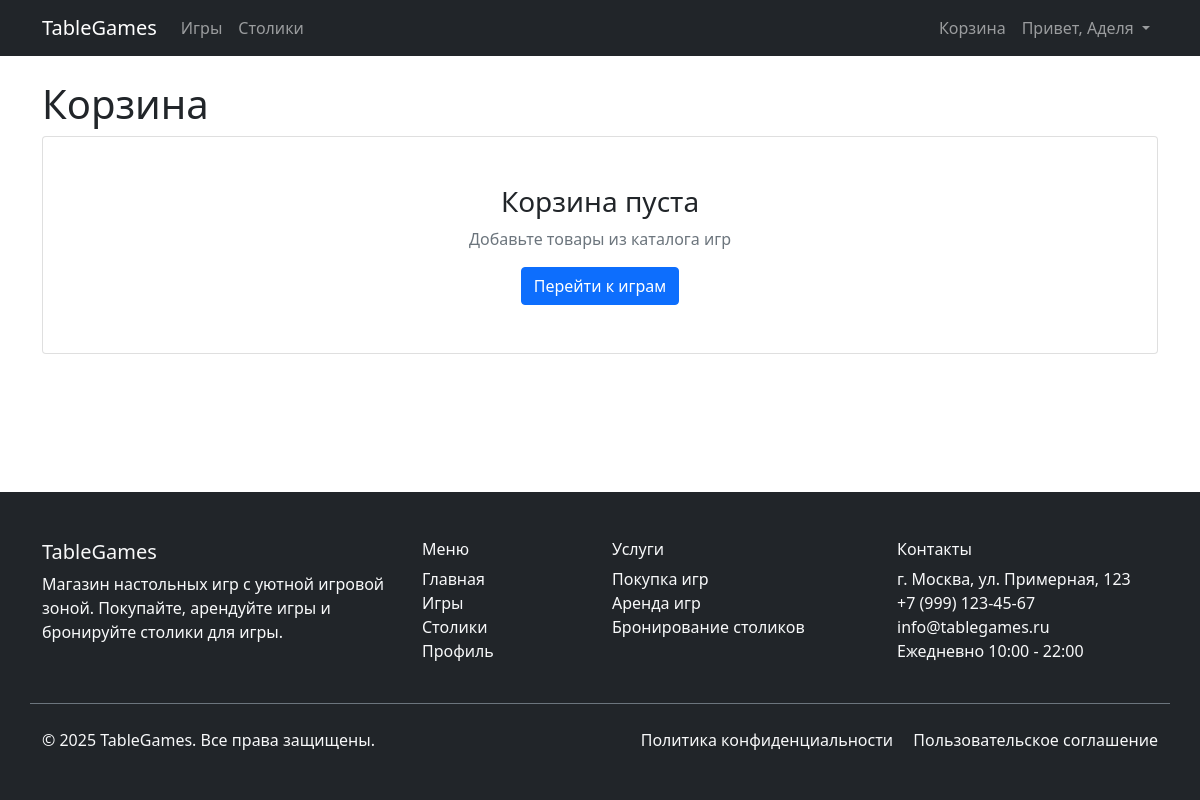
The app's page /cart/ (signed in), older data.
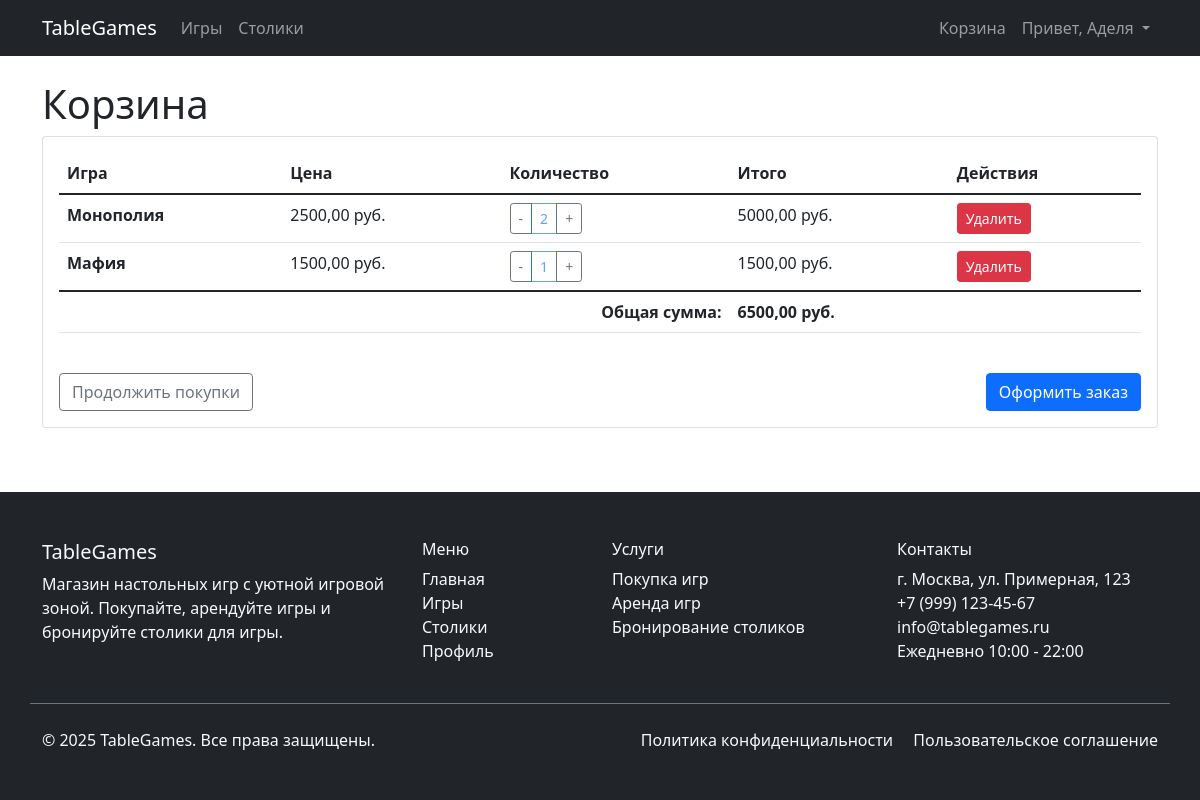
The same page, newer data.
### tablegames/models.py (models this page shows, shortened)
class CartItem(models.Model):
    cart = models.ForeignKey(Cart, on_delete=models.CASCADE, related_name='items', verbose_name='Корзина')
    game = models.ForeignKey(Game, on_delete=models.CASCADE, verbose_name='Игра')
    quantity = models.PositiveIntegerField(default=1, verbose_name='Количество')
    added_at = models.DateTimeField(auto_now_add=True)
    class Meta:
        verbose_name = 'Элемент корзины'
        verbose_name_plural = 'Элементы корзины'
        unique_together = ['cart', 'game']
    @property
    def total_price(self):
        return self.game.price * self.quantity

class Game(models.Model):
    GAME_CATEGORIES = [
        ('strategy', 'Стратегические'),
        ('family', 'Семейные'),
        ('party', 'Для вечеринок'),
        ('cooperative', 'Кооперативные'),
        ('card', 'Карточные'),
        ('rpg', 'Ролевые'),
    ]
    name = models.CharField(max_length=200, verbose_name='Название игры')
    description = models.TextField(verbose_name='Описание')
    category = models.CharField(max_length=20, choices=GAME_CATEGORIES, verbose_name='Категория')
    price = models.DecimalField(max_digits=10, decimal_places=2, verbose_name='Цена покупки')
    rental_price_per_day = models.DecimalField(max_digits=8, decimal_places=2, verbose_name='Цена аренды за день')
    min_players = models.PositiveIntegerField(validators=[MinValueValidator(1)],
                                              verbose_name='Минимальное количество игроков')
    max_players = models.PositiveIntegerField(validators=[MinValueValidator(1)],
                                              verbose_name='Максимальное количество игроков')
    play_time_minutes = models.PositiveIntegerField(verbose_name='Время игры (минуты)')
    difficulty = models.PositiveIntegerField(
        validators=[MinValueValidator(1), MaxValueValidator(5)],
        verbose_name='Сложность (1-5)'
    )
    in_stock = models.PositiveIntegerField(default=0, verbose_name='В наличии для покупки')
    available_for_rental = models.PositiveIntegerField(default=0, verbose_name='Доступно для аренды')
    image = models.ImageField(upload_to='games/', blank=True, null=True, verbose_name='Изображение')
    created_at = models.DateTimeField(auto_now_add=True)
    class Meta:
        verbose_name = 'Игра'
        verbose_name_plural = 'Игры'

class Cart(models.Model):
    user = models.OneToOneField(User, on_delete=models.CASCADE, verbose_name='Пользователь')
    created_at = models.DateTimeField(auto_now_add=True)
    updated_at = models.DateTimeField(auto_now=True)
    class Meta:
        verbose_name = 'Корзина'
        verbose_name_plural = 'Корзины'
    @property
    def total_price(self):
        return sum(item.total_price for item in self.items.all())

### tablegames/views.py (the view)
# urls.py: path('cart/', views.cart_view, name='cart_view'),
@login_required
def cart_view(request):
    cart, created = Cart.objects.get_or_create(user=request.user)
    items = cart.items.select_related('game').all()
    return render(request, 'tablegames/cart.html', {
        'cart': cart,
        'items': items
    })

### tablegames/templates/tablegames/cart.html (shortened to what this page needs)
{% extends 'tablegames/base.html' %}
{% block content %}
<div class="row">
    <div class="col-12">
        <h1>Корзина</h1>
        {% if items %}
        <div class="card">
            <div class="card-body">
                <div class="table-responsive">
                    <table class="table">
                        <thead>
                            <tr>
                                <th>Игра</th>
                                <th>Цена</th>
                                <th>Количество</th>
                                <th>Итого</th>
                                <th>Действия</th>
                            </tr>
                        </thead>
                        <tbody>
                            {% for item in items %}
                            <tr id="cart-item-{{ item.id }}">
                                <td>
                                    <strong>{{ item.game.name }}</strong>
                                </td>
                                <td>{{ item.game.price }} руб.</td>
                                <td>
                                    <div class="btn-group btn-group-sm">
                                        <button class="btn btn-outline-secondary"
                                                onclick="updateCart({{ item.id }}, 'decrease')">-</button>
                                        <span class="btn btn-outline-primary disabled" id="quantity-{{ item.id }}">
                                            {{ item.quantity }}
                                        </span>
                                        <button class="btn btn-outline-secondary"
                                                onclick="updateCart({{ item.id }}, 'increase')"
                                                {% if item.quantity >= item.game.in_stock %}disabled{% endif %}>+</button>
                                    </div>
                                </td>
                                <td id="total-{{ item.id }}">{{ item.total_price }} руб.</td>
                                <td>
                                    <button class="btn btn-danger btn-sm"
                                            onclick="updateCart({{ item.id }}, 'remove')">Удалить</button>
                                </td>
                            </tr>
                            {% endfor %}
                        </tbody>
                        <tfoot>
                            <tr>
                                <td colspan="3" class="text-end"><strong>Общая сумма:</strong></td>
                                <td colspan="2"><strong id="cart-total">{{ cart.total_price }} руб.</strong></td>
                            </tr>
                        </tfoot>
                    </table>
                </div>
                <div class="d-flex justify-content-between mt-4">
                    <a href="{% url 'game_list' %}" class="btn btn-outline-secondary">Продолжить покупки</a>
                    <a href="{% url 'create_order_from_cart' %}" class="btn btn-primary">Оформить заказ</a>
                </div>
            </div>
        </div>
        {% else %}
        <div class="card">
            <div class="card-body text-center py-5">
                <h3>Корзина пуста</h3>
                <p class="text-muted">Добавьте товары из каталога игр</p>
                <a href="{% url 'game_list' %}" class="btn btn-primary">Перейти к играм</a>
            </div>
        </div>
        {% endif %}
    </div>
</div>
{% endblock %}

### tablegames/templates/tablegames/base.html (shortened to what this page needs)
<!DOCTYPE html>
<html lang="ru">
<head>
    <link href="https://cdn.jsdelivr.net/npm/bootstrap@5.1.3/dist/css/bootstrap.min.css" rel="stylesheet">
    {% load static %}
</head>
<body class="d-flex flex-column min-vh-100">
    <nav class="navbar navbar-expand-lg navbar-dark bg-dark">
    <div class="container">
        <a class="navbar-brand" href="{% url 'index' %}">TableGames</a>
        <div class="collapse navbar-collapse" id="navbarNav">
            <ul class="navbar-nav me-auto">
                <li class="nav-item">
                    <a class="nav-link" href="{% url 'game_list' %}">Игры</a>
                </li>
                <li class="nav-item">
                    <a class="nav-link" href="{% url 'table_list' %}">Столики</a>
                </li>
            </ul>
            <ul class="navbar-nav">
                {% if user.is_authenticated %}
                <li class="nav-item">
                    <a class="nav-link" href="{% url 'cart_view' %}">Корзина</a>
                </li>
                <li class="nav-item dropdown">
                    <a class="nav-link dropdown-toggle" href="#" role="button" data-bs-toggle="dropdown">
                        Привет, {{ user.first_name|default:user.username }}
                    </a>
                </li>
                {% endif %}
            </ul>
        </div>
    </div>
</nav>
    <main class="flex-grow-1">
        <div class="container mt-4">
            {% block content %}
            {% endblock %}
        </div>
    </main>
    <footer class="bg-dark text-light mt-5">
        <div class="container py-5">
            <div class="row">
                <div class="col-md-4 mb-4">
                    <h5>TableGames</h5>
                    <p>Магазин настольных игр с уютной игровой зоной. Покупайте, арендуйте игры и бронируйте столики для игры.</p>
                </div>
                <div class="col-md-2 mb-4">
                    <h6>Меню</h6>
                    <ul class="list-unstyled">
                        <li><a href="{% url 'index' %}" class="text-light text-decoration-none">Главная</a></li>
                        <li><a href="{% url 'game_list' %}" class="text-light text-decoration-none">Игры</a></li>
                        <li><a href="{% url 'table_list' %}" class="text-light text-decoration-none">Столики</a></li>
                        <li><a href="{% url 'profile' %}" class="text-light text-decoration-none">Профиль</a></li>
                    </ul>
                </div>
                <div class="col-md-3 mb-4">
                    <h6>Услуги</h6>
                    <ul class="list-unstyled">
                        <li><a href="{% url 'game_list' %}" class="text-light text-decoration-none">Покупка игр</a></li>
                        <li><a href="{% url 'game_list' %}" class="text-light text-decoration-none">Аренда игр</a></li>
                        <li><a href="{% url 'table_list' %}" class="text-light text-decoration-none">Бронирование столиков</a></li>
                    </ul>
                </div>
                <div class="col-md-3 mb-4">
                    <h6>Контакты</h6>
                    <ul class="list-unstyled">
                        <li>г. Москва, ул. Примерная, 123</li>
                        <li>+7 (999) 123-45-67</li>
                        <li>info@tablegames.ru</li>
                        <li>Ежедневно 10:00 - 22:00</li>
                    </ul>
                </div>
            </div>
            <div class="row pt-4 border-top border-secondary">
                <div class="col-md-6">
                    <p class="mb-0">&copy; 2025 TableGames. Все права защищены.</p>
                </div>
                <div class="col-md-6 text-md-end">
                    <a href="#" class="text-light text-decoration-none me-3">Политика конфиденциальности</a>
                    <a href="#" class="text-light text-decoration-none">Пользовательское соглашение</a>
                </div>
            </div>
        </div>
    </footer>
</body>
</html>

Row changes from the older to the newer data that the page shows:
added CartItem: game.name "Монополия", game.price "2500,00", quantity "2", total_price "5000,00"
added CartItem: game.name "Мафия", game.price "1500,00", quantity "1", total_price "1500,00"
added Cart: total_price "6500,00"
Text that changed along with them:
text no longer shown: "Корзина пуста Добавьте товары из каталога игр Перейти к играм"
text now shown: "Игра Цена Количество Итого Действия Общая сумма: руб. Продолжить покупки Оформить заказ"
